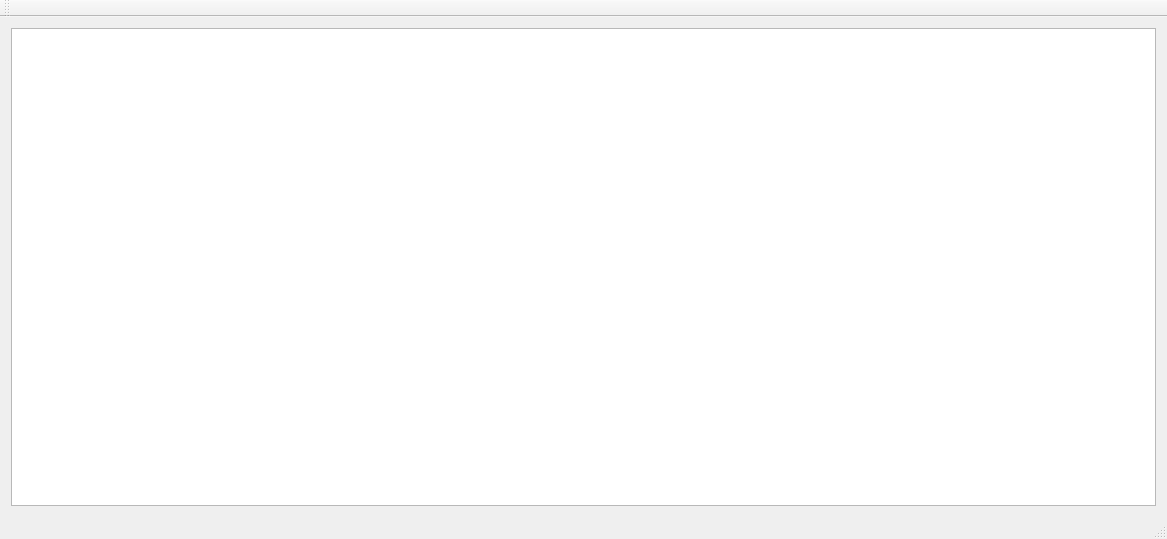
<?xml version="1.0" encoding="UTF-8"?>
<ui version="4.0">
 <class>MainWindow</class>
 <widget class="QMainWindow" name="MainWindow">
  <property name="geometry">
   <rect>
    <x>0</x>
    <y>0</y>
    <width>1167</width>
    <height>539</height>
   </rect>
  </property>
  <property name="windowTitle">
   <string>MainWindow</string>
  </property>
  <widget class="QWidget" name="centralWidget">
   <layout class="QVBoxLayout" name="verticalLayout">
    <item>
     <widget class="QPlainTextEdit" name="teLog"/>
    </item>
   </layout>
  </widget>
  <widget class="QMenuBar" name="menuBar">
   <property name="geometry">
    <rect>
     <x>0</x>
     <y>0</y>
     <width>1167</width>
     <height>20</height>
    </rect>
   </property>
  </widget>
  <widget class="QToolBar" name="mainToolBar">
   <attribute name="toolBarArea">
    <enum>TopToolBarArea</enum>
   </attribute>
   <attribute name="toolBarBreak">
    <bool>false</bool>
   </attribute>
  </widget>
  <widget class="QStatusBar" name="statusBar"/>
 </widget>
 <layoutdefault spacing="6" margin="11"/>
 <resources/>
 <connections/>
</ui>
